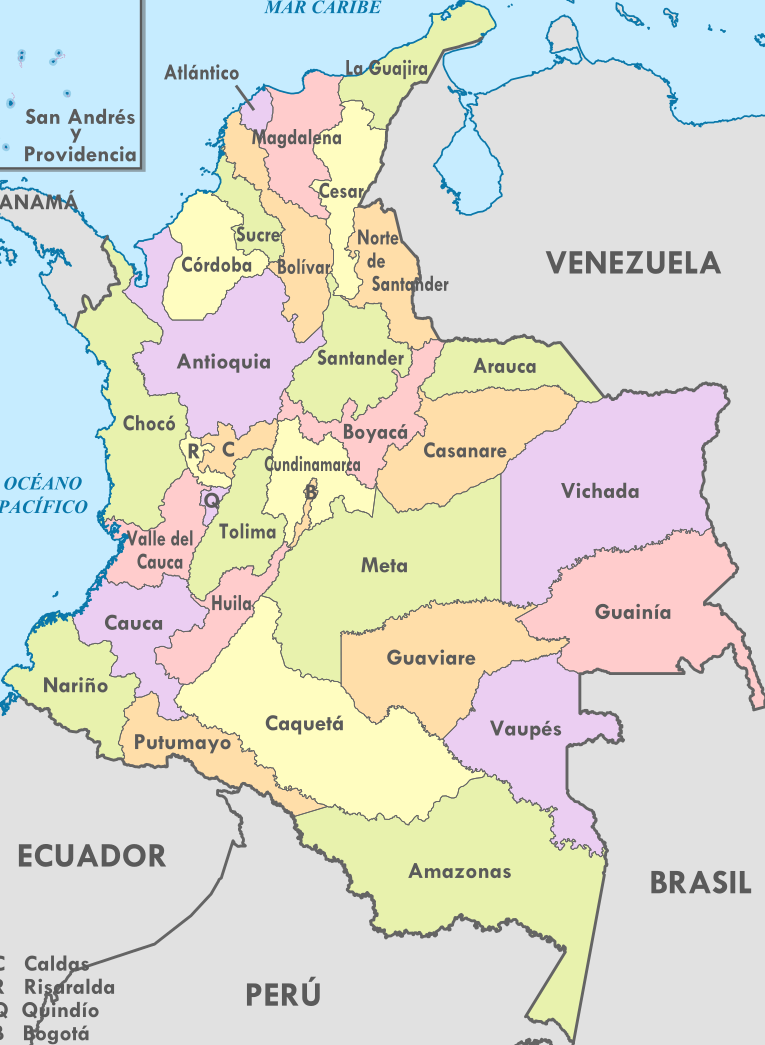
#> input picture Colombia earthquake simple map/COLOMBIA.png, 765 x 1045 px, found by its file name
$ jupyter execute MapaSismos.ipynb
#> lines starting #> are read from the running program, lines starting #| are printed output that depends on the picture
[cell 1]
import cv2
import numpy as np
import matplotlib.pyplot as plt

imagen = cv2.cvtColor(cv2.imread("/content/COLOMBIA.png"), cv2.COLOR_BGR2RGB)
plt.imshow(imagen)

lugar = ['Los Santos, Santander', 'Mesetas, Meta', 'Los Santos, Santander', 'Zapatoca, Santander', 'Íquira, Huila', 'Colombia-Ecuador, Region Fronteriza', 'Guaca, Santander']
longitud = np.array([73.12, 74.295, 73.169, 73.335, 75.743, 77.931, 72.761])
latitud = np.array([6.792, 3.46, 6.789, 6.767, 2.761, 0.804, 6.978])
profundidad = np.array([134.45, 12.11, 143, 122.1, 24, 3.81, 3])
magnitud = np.array([1.9, 1.2, 1.4, 1.7, 2, 4.3, 1])*20

#print(imagen.shape) #(1045, 765, 3)

#El 66 y el 4 hacen parte de las medidas reales de la longitud y latitud del mapa de Colombia
restaMochitoX = 14-(longitud-66)
X = (restaMochitoX*765)/14
restaMochitoY = 16-(latitud+4)
Y = (restaMochitoY*1045)/16

plt.title("Algunos sismos ocurridos durante los primeros 15 días de abril/2023")
plt.xlabel('Longitud [°]')
plt.ylabel('Latitud [°]')

plt.scatter(X, Y, s=magnitud, c=profundidad, cmap='winter')
plt.colorbar(label='Profundidad')
plt.show()
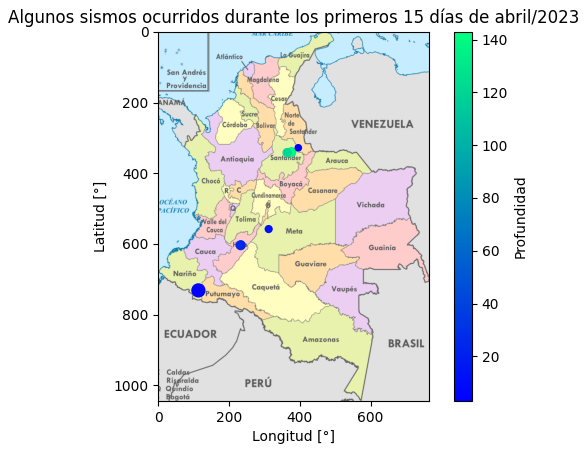
#> figure drawn by matplotlib, 2 panels
